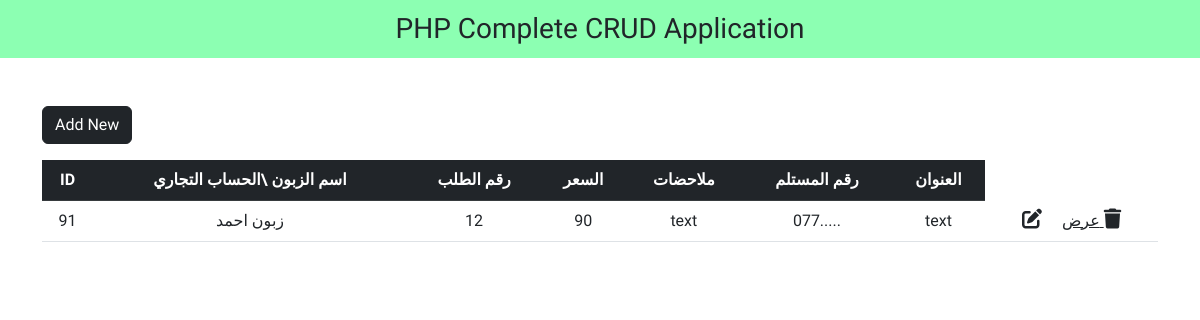
The app's page /qaryat/controle/index.php (signed in), older data.
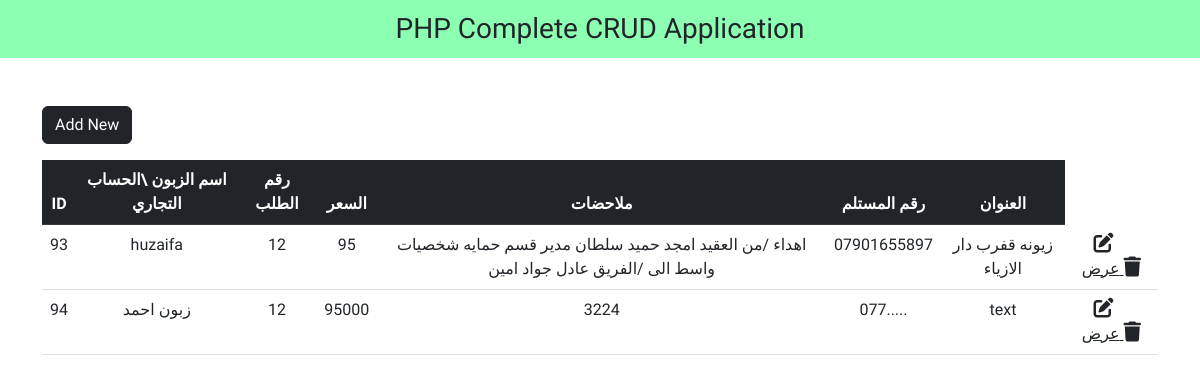
The same page, newer data.
### tables this page shows
CREATE TABLE `orders` (
  `id` int(11) NOT NULL,
  `orderN` varchar(255) NOT NULL,
  `price` int(255) NOT NULL,
  `note` varchar(255) NOT NULL,
  `userNumber` varchar(255) NOT NULL,
  `addreces` varchar(255) NOT NULL,
  `user_id` varchar(255) NOT NULL,
  `order_page_name` varchar(255) NOT NULL,
  `page_name` varchar(255) NOT NULL,
  `statuse` varchar(50) NOT NULL,
  `priceAd` int(255) NOT NULL,
  `Governorate` varchar(255) NOT NULL
);

### qaryat/controle/index.php (the view, shortened to what this page needs)
<?php
include '../login/config.php';
?>
<!DOCTYPE html>
<html lang="en">
<head>
  <link href="https://cdn.jsdelivr.net/npm/bootstrap@5.2.3/dist/css/bootstrap.min.css" rel="stylesheet">
  <link rel="stylesheet" href="https://cdnjs.cloudflare.com/ajax/libs/font-awesome/6.4.0/css/all.min.css" />
  <link rel="stylesheet" type="text/css" href="style.css">
</head>
<body>
  <nav class="navbar navbar-light justify-content-center fs-3 mb-5" style="background-color: #00ff5573;">
    PHP Complete CRUD Application
  </nav>
  <div class="container">
    <a href="add-new.php" class="btn btn-dark mb-3">Add New</a>
    <table class="table table-hover text-center">
      <thead class="table-dark">
        <tr>
          <th scope="col">ID</th>
         <th scope="col">اسم الزبون \الحساب التجاري  </th>
          <th scope="col">رقم الطلب </th>
          <th scope="col">السعر</th>
          <th scope="col">ملاحضات</th>
          <th scope="col">رقم المستلم </th>
          <th scope="col">العنوان </th>
        </tr>
      </thead>
      <tbody>
        <?php
        $sql = "SELECT * FROM `orders`";
        $result = mysqli_query($conn, $sql);
        while ($row = mysqli_fetch_assoc($result)) {
        ?>
          <tr>
            <td><?php echo $row["id"] ?></td>
            <td><?php echo $row["order_page_name"] ?></td>
            <td><?php echo $row["orderN"] ?></td>
            <td><?php echo $row["price"] ?></td>
            <td><?php echo $row["note"] ?></td>
            <td><?php echo $row["userNumber"] ?></td>
            <td><?php echo $row["addreces"] ?></td>
            <td>
              <a href="edit.php?id=<?php echo $row["id"] ?>" class="link-dark"><i class="fa-solid fa-pen-to-square fs-5 me-3"></i></a>
                                          <a href="order.php?id=<?php echo $row["id"] ?>" class="link-dark">عرض </a>
              <a href="delete.php?id=<?php echo $row["id"] ?>" class="link-dark"><i class="fa-solid fa-trash fs-5"></i></a>
            </td>
          </tr>
        <?php
        }
        ?>
      </tbody>
    </table>
  </div>
</body>
</html>

Row changes from the older to the newer data that the page shows:
removed orders: id "91", order_page_name "زبون احمد", orderN "12", price "90", note "text", userNumber "077.....", addreces "text"
added orders: id "93", order_page_name "huzaifa", orderN "12", price "95", note "اهداء /من العقيد امجد حميد سلطان مدير قسم حمايه شخصيات واسط الى /الفريق عادل جواد امين", userNumber "07901655897", addreces "زيونه قفرب دار الازياء"
added orders: id "94", order_page_name "زبون احمد", orderN "12", price "95000", note "3224", userNumber "077.....", addreces "text"
